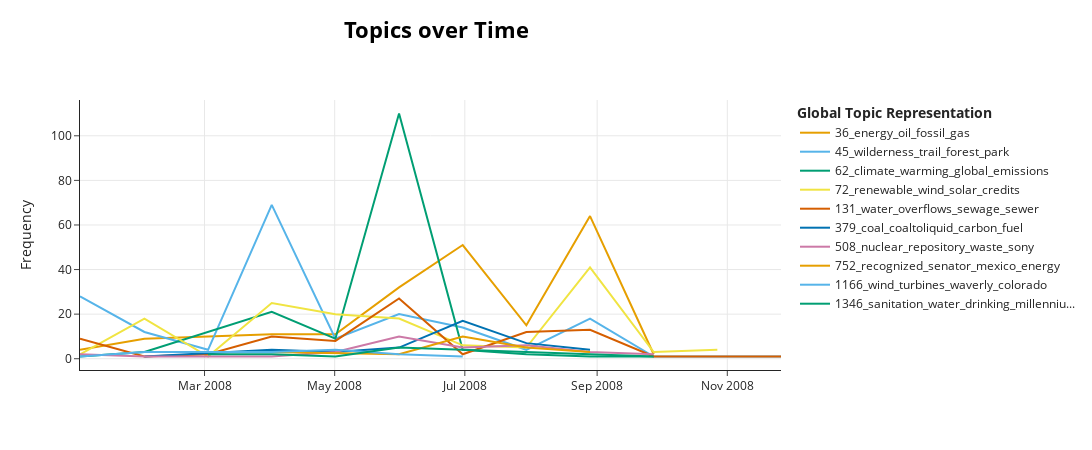

Notebook source saved alongside this figure:
### Code cell
from bertopic import BERTopic
# Subset your topics_over_time dataframe
selected_topics_df = loaded_topics_over_time[loaded_topics_over_time.Topic.isin([752, 36,62,131,72,1166,379,508,1346,45])]

# Visualize your selected topics
loaded_bert_model.visualize_topics_over_time(selected_topics_df)

### Figure 1 — Plotly figure (JSON) as saved in the notebook; plotly's stock layout.template omitted (floating-point values rounded to 4 significant figures)
{"data": [{"hoverinfo": "text", "hovertext": ["<b>Topic 36</b><br>Words: buildings, px, energy, fuelproduced, kelley", "<b>Topic 36</b><br>Words: energy, 5351, renewable, venezuelan, incentives", "<b>Topic 36</b><br>Words: fossil, energy, chart, oil, curve", "<b>Topic 36</b><br>Words: buckhead, bulbs, pharmacies, energy, medications", "<b>Topic 36</b><br>Words: energy, carbon, independence, fuel, gas", "<b>Topic 36</b><br>Words: energy, coal, oil, majority, fuel", "<b>Topic 36</b><br>Words: bridge, energy, afraid, caribou, fossil", "<b>Topic 36</b><br>Words: energy, alloftheabove, comprehensive, drilling, oil", "<b>Topic 36</b><br>Words: energy, stored, dekalb, solutions, renewable"], "marker": {"color": "#E69F00"}, "mode": "lines", "name": "36_energy_oil_fossil_gas", "type": "scatter", "x": ["2008-01-02T15:24:28.800000", "2008-02-01T20:00:00", "2008-04-01T12:00:00", "2008-05-01T08:00:00", "2008-05-31T04:00:00", "2008-06-30T00:00:00", "2008-07-29T20:00:00", "2008-08-28T16:00:00", "2008-09-27T12:00:00"], "y": [4, 9, 11, 11, 32, 51, 15, 64, 2]}, {"hoverinfo": "text", "hovertext": ["<b>Topic 45</b><br>Words: trail, wilderness, forest, park, scenic", "<b>Topic 45</b><br>Words: forest, muir, park, woods, forests", "<b>Topic 45</b><br>Words: shangri, la, hunting, bountiful, forest", "<b>Topic 45</b><br>Words: wilderness, park, lands, land, forest", "<b>Topic 45</b><br>Words: wilderness, park, trail, whiskey, forest", "<b>Topic 45</b><br>Words: wilderness, wild, scenic, caves, park", "<b>Topic 45</b><br>Words: trail, forest, park, briar, ski", "<b>Topic 45</b><br>Words: wolves, redwood, forest, park, wilderness", "<b>Topic 45</b><br>Words: rivers, scenic, susquehanna, river, wild", "<b>Topic 45</b><br>Words: gorge, nancy, scenic, nancys, gorges", "<b>Topic 45</b><br>Words: sumatra, forests, indonesia, felled, specids", "<b>Topic 45</b><br>Words: newland, elliot, landscaping, ellsworth, bangor"], "marker": {"color": "#56B4E9"}, "mode": "lines", "name": "45_wilderness_trail_forest_park", "type": "scatter", "x": ["2008-01-02T15:24:28.800000", "2008-02-01T20:00:00", "2008-03-02T16:00:00", "2008-04-01T12:00:00", "2008-05-01T08:00:00", "2008-05-31T04:00:00", "2008-06-30T00:00:00", "2008-07-29T20:00:00", "2008-08-28T16:00:00", "2008-09-27T12:00:00", "2008-10-27T08:00:00", "2008-11-26T04:00:00"], "y": [28, 12, 4, 69, 9, 20, 14, 4, 18, 1, 1, 1]}, {"hoverinfo": "text", "hovertext": ["<b>Topic 62</b><br>Words: ornl, ipcc, climate, ornls, nobel", "<b>Topic 62</b><br>Words: greenhouse, climate, warming, gases, prize", "<b>Topic 62</b><br>Words: climate, earth, greenhouse, warming, gases", "<b>Topic 62</b><br>Words: warming, global, climate, manmade, ice", "<b>Topic 62</b><br>Words: climate, warming, global, emissions, carbon", "<b>Topic 62</b><br>Words: climate, change, bali, developing, warming", "<b>Topic 62</b><br>Words: morgan, 526, problematic, fuels, climate", "<b>Topic 62</b><br>Words: elbows, alligators, draining, swamp, worrying", "<b>Topic 62</b><br>Words: nuclear, voinovich, waste, handle, recycling"], "marker": {"color": "#009E73"}, "mode": "lines", "name": "62_climate_warming_global_emissions", "type": "scatter", "x": ["2008-01-02T15:24:28.800000", "2008-02-01T20:00:00", "2008-04-01T12:00:00", "2008-05-01T08:00:00", "2008-05-31T04:00:00", "2008-06-30T00:00:00", "2008-07-29T20:00:00", "2008-08-28T16:00:00", "2008-09-27T12:00:00"], "y": [1, 3, 21, 9, 110, 4, 2, 1, 1]}, {"hoverinfo": "text", "hovertext": ["<b>Topic 72</b><br>Words: equivalent, owner, substantially, 3807, financer", "<b>Topic 72</b><br>Words: renewable, solar, incentives, wind, credits", "<b>Topic 72</b><br>Words: propose, credit, tax, renewable, biodiesel", "<b>Topic 72</b><br>Words: wind, renewable, electricity, solar, ensigncantwell", "<b>Topic 72</b><br>Words: renewable, wind, solar, tax, credits", "<b>Topic 72</b><br>Words: renewable, wind, credits, diesel, solar", "<b>Topic 72</b><br>Words: renewable, efficiency, solar, energy, montpelier", "<b>Topic 72</b><br>Words: solar, renewable, wind, energy, coaltoliquids", "<b>Topic 72</b><br>Words: renewable, solar, wind, incentives, credits", "<b>Topic 72</b><br>Words: vehicles, renewable, ptc, plugin, crebs", "<b>Topic 72</b><br>Words: idaho, caucus, renewable, cochairing, efficiency"], "marker": {"color": "#F0E442"}, "mode": "lines", "name": "72_renewable_wind_solar_credits", "type": "scatter", "x": ["2008-01-02T15:24:28.800000", "2008-02-01T20:00:00", "2008-03-02T16:00:00", "2008-04-01T12:00:00", "2008-05-01T08:00:00", "2008-05-31T04:00:00", "2008-06-30T00:00:00", "2008-07-29T20:00:00", "2008-08-28T16:00:00", "2008-09-27T12:00:00", "2008-10-27T08:00:00"], "y": [2, 18, 1, 25, 20, 18, 6, 5, 41, 3, 4]}, {"hoverinfo": "text", "hovertext": ["<b>Topic 131</b><br>Words: water, revolving, wastewater, texas, reuse", "<b>Topic 131</b><br>Words: water, project, margarita, recharge, groundwater", "<b>Topic 131</b><br>Words: water, toms, basin, orchard, e351", "<b>Topic 131</b><br>Words: water, pueblo, project, fryingpanarkansas, reclamation", "<b>Topic 131</b><br>Words: water, norco, harpool, resort, hpud", "<b>Topic 131</b><br>Words: water, overflows, sewage, orange, sewer", "<b>Topic 131</b><br>Words: crow, water, orfeo, nacwa, tribes", "<b>Topic 131</b><br>Words: water, aamodt, taos, pueblos, settlement", "<b>Topic 131</b><br>Words: water, mancos, reservoir, tribe, gulch", "<b>Topic 131</b><br>Words: complements, enhancement, walter, cosponsors, jones", "<b>Topic 131</b><br>Words: tce, cheyenne, water, wells, contaminating"], "marker": {"color": "#D55E00"}, "mode": "lines", "name": "131_water_overflows_sewage_sewer", "type": "scatter", "x": ["2008-01-02T15:24:28.800000", "2008-02-01T20:00:00", "2008-03-02T16:00:00", "2008-04-01T12:00:00", "2008-05-01T08:00:00", "2008-05-31T04:00:00", "2008-06-30T00:00:00", "2008-07-29T20:00:00", "2008-08-28T16:00:00", "2008-09-27T12:00:00", "2008-11-26T04:00:00"], "y": [9, 1, 2, 10, 8, 27, 2, 12, 13, 1, 1]}, {"hoverinfo": "text", "hovertext": ["<b>Topic 379</b><br>Words: unsatisfied, someday, totally, coal, clean", "<b>Topic 379</b><br>Words: coal, coaltoliquid, electricity, crude, fuel", "<b>Topic 379</b><br>Words: coal, coaltoliquid, fuel, gasification, reserves", "<b>Topic 379</b><br>Words: coal, coaltoliquid, theyre, fuel, abundant", "<b>Topic 379</b><br>Words: coal, carbon, dioxide, liquid, fuel", "<b>Topic 379</b><br>Words: coal, wyoming, abundant, liquids, source", "<b>Topic 379</b><br>Words: coal, coaltoliquid, theres, critics, carbon"], "marker": {"color": "#0072B2"}, "mode": "lines", "name": "379_coal_coaltoliquid_carbon_fuel", "type": "scatter", "x": ["2008-02-01T20:00:00", "2008-04-01T12:00:00", "2008-05-01T08:00:00", "2008-05-31T04:00:00", "2008-06-30T00:00:00", "2008-07-29T20:00:00", "2008-08-28T16:00:00"], "y": [1, 4, 3, 5, 17, 7, 4]}, {"hoverinfo": "text", "hovertext": ["<b>Topic 508</b><br>Words: repository, nuclear, yucca, waste, idaho", "<b>Topic 508</b><br>Words: nuclear, reactors, power, renaissance, 230", "<b>Topic 508</b><br>Words: intech, wise, nuclear, capacity, lithium", "<b>Topic 508</b><br>Words: nuclear, idaho, areva, power, waste", "<b>Topic 508</b><br>Words: nuclear, carbon, plants, coal, waste", "<b>Topic 508</b><br>Words: nuclear, power, antis, truths, electricity", "<b>Topic 508</b><br>Words: nuclear, powerplant, power, electricity, plant", "<b>Topic 508</b><br>Words: sony, recycle, recycling, electronics, nuclear", "<b>Topic 508</b><br>Words: thorium, nuclear, waste, nevadans, dump"], "marker": {"color": "#CC79A7"}, "mode": "lines", "name": "508_nuclear_repository_waste_sony", "type": "scatter", "x": ["2008-01-02T15:24:28.800000", "2008-02-01T20:00:00", "2008-04-01T12:00:00", "2008-05-01T08:00:00", "2008-05-31T04:00:00", "2008-06-30T00:00:00", "2008-07-29T20:00:00", "2008-08-28T16:00:00", "2008-09-27T12:00:00"], "y": [2, 1, 1, 3, 10, 5, 6, 3, 2]}, {"hoverinfo": "text", "hovertext": ["<b>Topic 752</b><br>Words: alabama, dakota, alaska, senator, energy", "<b>Topic 752</b><br>Words: alaska, missouri, recognized, senator, energy", "<b>Topic 752</b><br>Words: mexico, recognized, senator, alaska, everybodys", "<b>Topic 752</b><br>Words: recognized, senator, utah, dakota, energy", "<b>Topic 752</b><br>Words: recognized, montana, mexico, louisiana, senator"], "marker": {"color": "#E69F00"}, "mode": "lines", "name": "752_recognized_senator_mexico_energy", "type": "scatter", "x": ["2008-04-01T12:00:00", "2008-05-31T04:00:00", "2008-06-30T00:00:00", "2008-07-29T20:00:00", "2008-08-28T16:00:00"], "y": [3, 2, 10, 5, 3]}, {"hoverinfo": "text", "hovertext": ["<b>Topic 1166</b><br>Words: waverly, glenn, glenns, light, wind", "<b>Topic 1166</b><br>Words: wind, minnesota, stimulus, turbines, heating", "<b>Topic 1166</b><br>Words: wind, heb, turbines, farms, windtricity", "<b>Topic 1166</b><br>Words: wind, solar, turbines, weatherization, energy", "<b>Topic 1166</b><br>Words: bats, hog, wind, birds, nonetheless", "<b>Topic 1166</b><br>Words: colorado, shale, wind, fullscale, frenzied"], "marker": {"color": "#56B4E9"}, "mode": "lines", "name": "1166_wind_turbines_waverly_colorado", "type": "scatter", "x": ["2008-01-02T15:24:28.800000", "2008-02-01T20:00:00", "2008-04-01T12:00:00", "2008-05-01T08:00:00", "2008-05-31T04:00:00", "2008-06-30T00:00:00"], "y": [1, 3, 3, 4, 2, 1]}, {"hoverinfo": "text", "hovertext": ["<b>Topic 1346</b><br>Words: sanitation, water, whereas, drinking, waterborne", "<b>Topic 1346</b><br>Words: sanitation, water, drinking, benin, liter", "<b>Topic 1346</b><br>Words: sanitation, whereas, millennium, drinking, water", "<b>Topic 1346</b><br>Words: sanitation, drinking, water, millennium, access", "<b>Topic 1346</b><br>Words: drinking, chlorination, sanitation, water, waterborne"], "marker": {"color": "#009E73"}, "mode": "lines", "name": "1346_sanitation_water_drinking_millenniu...", "type": "scatter", "x": ["2008-03-02T16:00:00", "2008-04-01T12:00:00", "2008-05-01T08:00:00", "2008-05-31T04:00:00", "2008-09-27T12:00:00"], "y": [2, 2, 1, 5, 1]}], "layout": {"height": 450, "hoverlabel": {"bgcolor": "white", "font": {"family": "Rockwell", "size": 16}}, "legend": {"title": {"text": "<b>Global Topic Representation"}}, "title": {"font": {"color": "Black", "size": 22}, "text": "<b>Topics over Time</b>", "x": 0.4, "xanchor": "center", "y": 0.95, "yanchor": "top"}, "width": 1250, "xaxis": {"showgrid": true}, "yaxis": {"showgrid": true, "title": {"text": "Frequency"}}}}
